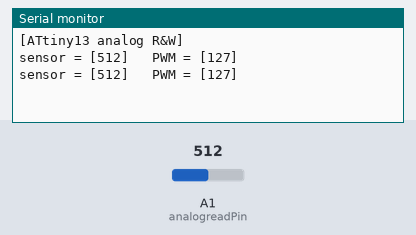
A sketch run on a simulated Arduino Uno, built with avr-gcc and run on an emulated ATmega328P. Parts: the last lines printed to the serial monitor. Inputs (shaded band) come from the test bench; at power-on: A1 (analogreadPin) = 512.

Above: at 1.8 s.
1.9 s: A1 (analogreadPin) set to 716
At 2.8 s:
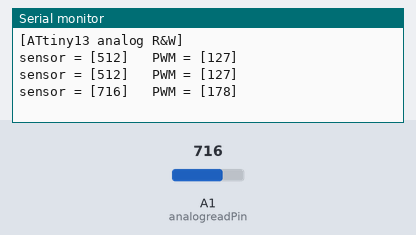
3.4 s: A1 (analogreadPin) set to 900
At 4.8 s:
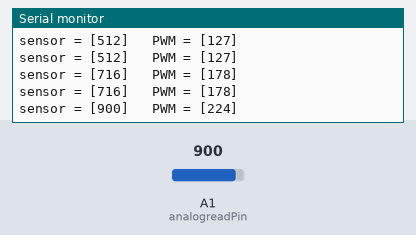
Timing chart, 0 to 6.4 s (numbered marks = the images above; inputs shaded):
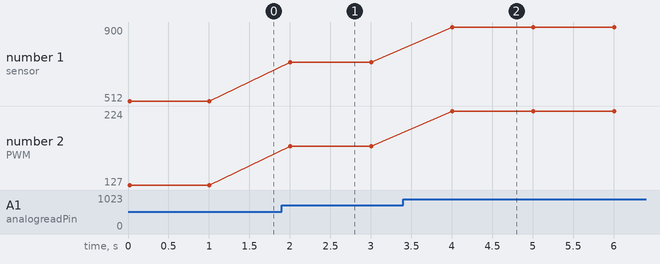

Measured:
- after the input at 1.9 s, the serial monitor: prints a new line after 0.10 s (image 1)
- after the input at 3.4 s, the serial monitor: prints a new line after 0.60 s (image 2)
- plotted number 1: 512 → 716 after the input at 1.9 s, 716 → 900 after the input at 3.4 s
- plotted number 2: 127 → 178 after the input at 1.9 s, 178 → 224 after the input at 3.4 s

The sketch:

analogRW.ino
```cpp
/* https://github.com/MCUdude/MicroCore
  [Attiny 13 Pinout]
                  ------
  RESET=A0=PB5=5-|      |-VCC
        A3=PB3=3-|      |-2=PB2=A1=SCK
        A2=PB4=4-|      |-1(~)=PB1=RX=MISO
            GND -|      |-0(~)=PB0=TX=MOSI
                  ------
*/
#define analogreadPin   A1    // 2=PB2=A1=SCK, Analog input pin must use pinName A1
#define analogWritePin  1     // 1 Analog Write pin that the LED is attached to

void setup()
{
  Serial.begin();             // Default 115200
  Serial.println("[ATtiny13 analog R&W]");
}

void loop()
{
  unsigned int sensorValue = analogRead(analogreadPin);       // read the analog in value
  unsigned int pwmValue = map(sensorValue, 0, 1023, 0, 255);  // analogRead(0~1023), analogWrite(0~255)
  analogWrite(analogWritePin, pwmValue);                      // change the analog out value:

  Serial.print("sensor = [");
  Serial.print(sensorValue);
  Serial.print("]\t PWM = [");
  Serial.print(pwmValue);
  Serial.println("]");

  delay(1000);
}
```
